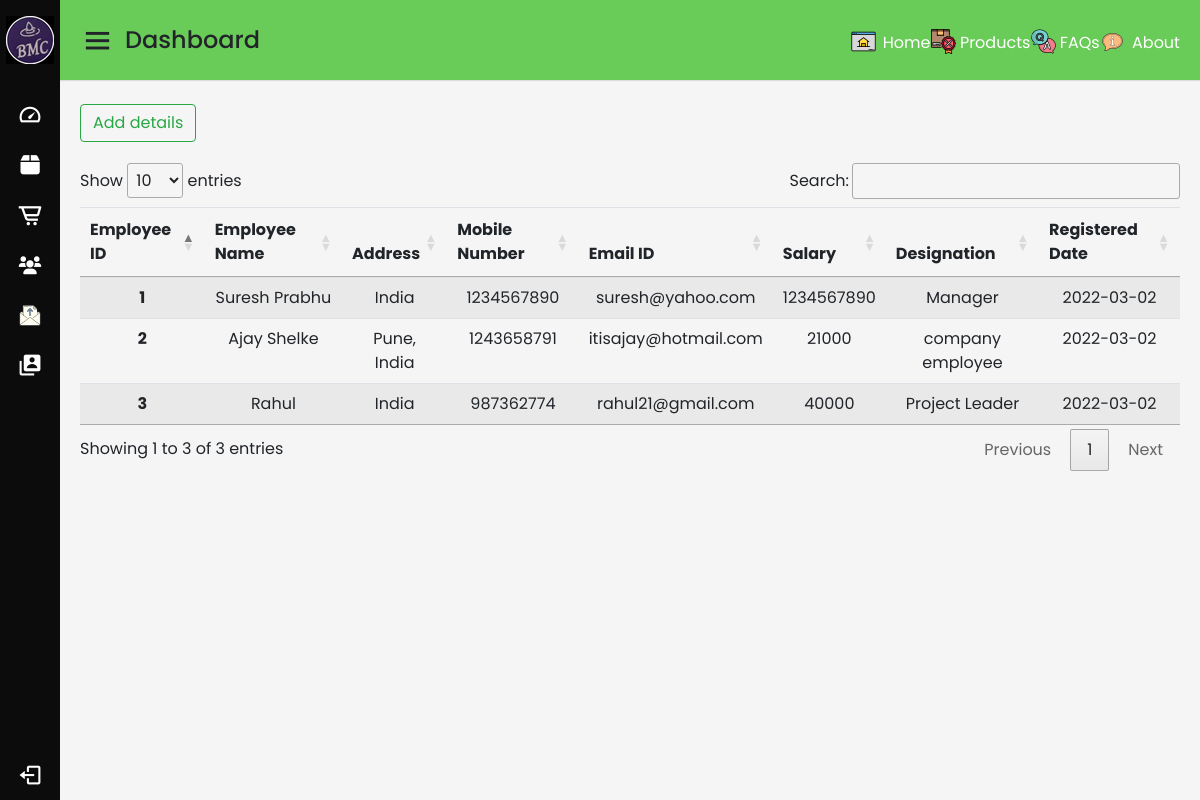
The app's page /hardwareEmployee.php (signed in) with its own data.
### tables this page shows
CREATE TABLE `employee` (
  `emp_name` varchar(20) NOT NULL,
  `emp_id` int(11) NOT NULL,
  `emp_mobile` bigint(20) NOT NULL,
  `emp_email` varchar(30) NOT NULL,
  `emp_address` varchar(50) NOT NULL,
  `emp_salary` varchar(10) NOT NULL,
  `emp_join_date` date NOT NULL DEFAULT current_timestamp(),
  `emp_designation` varchar(40) NOT NULL
);

### hardwareEmployee.php (the view, shortened to what this page needs)
<?php
include 'partials/dbconnect.php';
?>
<!DOCTYPE html>
<html lang="en" dir="ltr">
<head>
    <link rel="stylesheet" href="main.css">
    <link href='https://unpkg.com/boxicons@2.0.7/css/boxicons.min.css' rel='stylesheet'>
    <link rel="stylesheet" href="https://cdnjs.cloudflare.com/ajax/libs/font-awesome/6.0.0-beta2/css/all.min.css">
    <link rel="stylesheet" href="https://stackpath.bootstrapcdn.com/bootstrap/4.1.3/css/bootstrap.min.css"
>
        <link rel="stylesheet" href="//cdn.datatables.net/1.11.5/css/jquery.dataTables.min.css">
        <link rel="stylesheet" href="https://code.jquery.com/ui/1.12.1/themes/base/jquery-ui.css">
        <link rel="stylesheet" href="https://cdn.datatables.net/1.11.5/css/dataTables.jqueryui.min.css">
</head>
<body>
    <?php require 'partials/clientsidebar.php' ?>
    <section class="home-section">
    <?php require 'partials/clientnav.php' ?>
        <div class="home-content">
              <button type="button" class="btn btn-outline-success" style="margin-left: 20px; margin-bottom: 5px;"
                    data-toggle="modal" data-target="#ModalLoginForm">Add details </button>
            <div style="margin-left: 20px; margin-right: 20px;">
                <table id="myTable" class="table table-striped" style="width:100%">
                    <thead style="text-align: center;">
                        <tr>
                            <th>Employee ID</th>
                            <th>Employee Name</th>
                            <th>Address</th>
                            <th>Mobile Number</th>
                            <th>Email ID</th>
                            <th>Salary</th>
                            <th>Designation</th>
                            <th>Registered Date</th>
                        </tr>
                    </thead>
                    <tbody style="text-align: center;">
                    <?php
                    $sql = "SELECT * FROM employee";
                    $result = mysqli_query($conn, $sql);
                    if (mysqli_num_rows($result) > 0) {
                        while ($row = mysqli_fetch_assoc($result)) {
                            echo "<tr>
                                    <td style='font-weight: bold;'>" .
                                $row["emp_id"] .
                                "</td>
                                    <td>" .
                                $row["emp_name"] .
                                "</td>
                                    <td>" .
                                $row["emp_address"] .
                                "</td>
                                    <td>" .
                                $row["emp_mobile"] .
                                "</td>
                                    <td>" .
                                $row["emp_email"] .
                                "</td>
                                    <td>" .
                                $row["emp_salary"] .
                                "</td>
                                    <td>" .
                                $row["emp_designation"] .
                                "</td>
                                    <td>" .
                                $row["emp_join_date"] .
                                "</td>
                                    </tr>";
                        }
                    }
                    ?>
                    </tbody>
                </table>
            </div>
        </div>
    </section>
</body>
</html>

### main.css (style rules this page uses)
* { margin: 0; padding: 0; box-sizing: border-box; font-family: 'Poppins', sans-serif; }
.home-section { position: relative; background: #f5f5f5; min-height: 100vh; width: calc(100% - 240px); left: 240px; transition: all 0.5s ease; }
.home-section .home-content { position: relative; padding-top: 104px; }
@media (max-width: 1240px) { .home-section { width: calc(100% - 60px); left: 60px; } }

### records on screen
employee: emp_id "1", emp_name "Suresh Prabhu", emp_address "India", emp_mobile "1234567890", emp_email "suresh@yahoo.com", emp_salary "1234567890", emp_designation "Manager", emp_join_date "2022-03-02"
employee: emp_id "2", emp_name "Ajay Shelke", emp_address "Pune, India", emp_mobile "1243658791", emp_email "itisajay@hotmail.com", emp_salary "21000", emp_designation "company employee", emp_join_date "2022-03-02"
employee: emp_id "3", emp_name "Rahul", emp_address "India", emp_mobile "987362774", emp_email "rahul21@gmail.com", emp_salary "40000", emp_designation "Project Leader", emp_join_date "2022-03-02"
